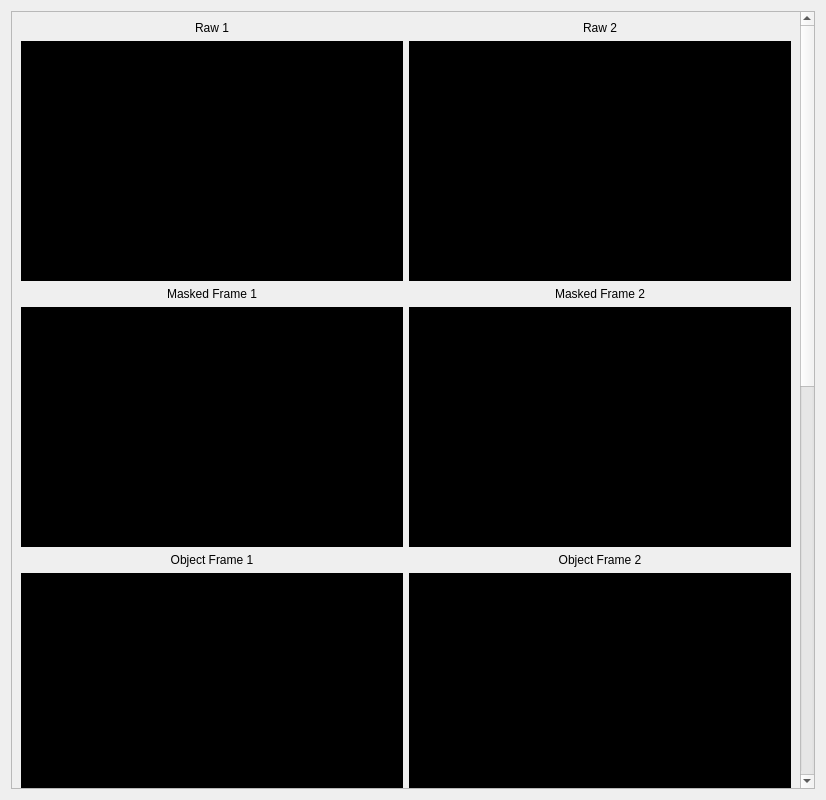
<?xml version="1.0" encoding="UTF-8"?>
<ui version="4.0">
 <class>CameraViewDialog</class>
 <widget class="QDialog" name="CameraViewDialog">
  <property name="geometry">
   <rect>
    <x>0</x>
    <y>0</y>
    <width>826</width>
    <height>800</height>
   </rect>
  </property>
  <property name="sizePolicy">
   <sizepolicy hsizetype="Preferred" vsizetype="Preferred">
    <horstretch>0</horstretch>
    <verstretch>0</verstretch>
   </sizepolicy>
  </property>
  <property name="windowTitle">
   <string>Dialog</string>
  </property>
  <layout class="QVBoxLayout" name="verticalLayout_5">
   <item>
    <widget class="QScrollArea" name="scrollArea">
     <property name="widgetResizable">
      <bool>true</bool>
     </property>
     <widget class="QWidget" name="scrollAreaWidgetContents">
      <property name="geometry">
       <rect>
        <x>0</x>
        <y>0</y>
        <width>794</width>
        <height>1658</height>
       </rect>
      </property>
      <layout class="QVBoxLayout" name="verticalLayout_3">
       <item>
        <layout class="QHBoxLayout" name="horizontalLayout">
         <item>
          <layout class="QVBoxLayout" name="verticalLayout">
           <item>
            <widget class="QLabel" name="label_7">
             <property name="sizePolicy">
              <sizepolicy hsizetype="Expanding" vsizetype="Fixed">
               <horstretch>0</horstretch>
               <verstretch>0</verstretch>
              </sizepolicy>
             </property>
             <property name="text">
              <string>Raw 1</string>
             </property>
             <property name="alignment">
              <set>Qt::AlignCenter</set>
             </property>
            </widget>
           </item>
           <item>
            <widget class="QLabel" name="raw_1">
             <property name="sizePolicy">
              <sizepolicy hsizetype="Preferred" vsizetype="Preferred">
               <horstretch>0</horstretch>
               <verstretch>0</verstretch>
              </sizepolicy>
             </property>
             <property name="minimumSize">
              <size>
               <width>320</width>
               <height>240</height>
              </size>
             </property>
             <property name="styleSheet">
              <string notr="true">Background-color: #000;</string>
             </property>
             <property name="text">
              <string/>
             </property>
            </widget>
           </item>
          </layout>
         </item>
         <item>
          <layout class="QVBoxLayout" name="verticalLayout_2">
           <item>
            <widget class="QLabel" name="label_8">
             <property name="sizePolicy">
              <sizepolicy hsizetype="Expanding" vsizetype="Fixed">
               <horstretch>0</horstretch>
               <verstretch>0</verstretch>
              </sizepolicy>
             </property>
             <property name="text">
              <string>Raw 2</string>
             </property>
             <property name="alignment">
              <set>Qt::AlignCenter</set>
             </property>
            </widget>
           </item>
           <item>
            <widget class="QLabel" name="raw_2">
             <property name="sizePolicy">
              <sizepolicy hsizetype="Preferred" vsizetype="Preferred">
               <horstretch>0</horstretch>
               <verstretch>0</verstretch>
              </sizepolicy>
             </property>
             <property name="minimumSize">
              <size>
               <width>320</width>
               <height>240</height>
              </size>
             </property>
             <property name="styleSheet">
              <string notr="true">Background-color: #000;</string>
             </property>
             <property name="text">
              <string/>
             </property>
            </widget>
           </item>
          </layout>
         </item>
        </layout>
       </item>
       <item>
        <layout class="QHBoxLayout" name="horizontalLayout_2">
         <item>
          <layout class="QVBoxLayout" name="verticalLayout_4">
           <item>
            <widget class="QLabel" name="label_10">
             <property name="sizePolicy">
              <sizepolicy hsizetype="Expanding" vsizetype="Fixed">
               <horstretch>0</horstretch>
               <verstretch>0</verstretch>
              </sizepolicy>
             </property>
             <property name="text">
              <string>Masked Frame 1</string>
             </property>
             <property name="alignment">
              <set>Qt::AlignCenter</set>
             </property>
            </widget>
           </item>
           <item>
            <widget class="QLabel" name="masked_1">
             <property name="sizePolicy">
              <sizepolicy hsizetype="Preferred" vsizetype="Preferred">
               <horstretch>0</horstretch>
               <verstretch>0</verstretch>
              </sizepolicy>
             </property>
             <property name="minimumSize">
              <size>
               <width>320</width>
               <height>240</height>
              </size>
             </property>
             <property name="styleSheet">
              <string notr="true">Background-color: #000;</string>
             </property>
             <property name="text">
              <string/>
             </property>
            </widget>
           </item>
          </layout>
         </item>
         <item>
          <layout class="QVBoxLayout" name="verticalLayout_6">
           <item>
            <widget class="QLabel" name="label_11">
             <property name="sizePolicy">
              <sizepolicy hsizetype="Expanding" vsizetype="Fixed">
               <horstretch>0</horstretch>
               <verstretch>0</verstretch>
              </sizepolicy>
             </property>
             <property name="text">
              <string>Masked Frame 2</string>
             </property>
             <property name="alignment">
              <set>Qt::AlignCenter</set>
             </property>
            </widget>
           </item>
           <item>
            <widget class="QLabel" name="masked_2">
             <property name="minimumSize">
              <size>
               <width>320</width>
               <height>240</height>
              </size>
             </property>
             <property name="styleSheet">
              <string notr="true">Background-color: #000;</string>
             </property>
             <property name="text">
              <string/>
             </property>
            </widget>
           </item>
          </layout>
         </item>
        </layout>
       </item>
       <item>
        <layout class="QHBoxLayout" name="horizontalLayout_4">
         <item>
          <layout class="QVBoxLayout" name="verticalLayout_8">
           <item>
            <layout class="QVBoxLayout" name="verticalLayout_13">
             <item>
              <widget class="QLabel" name="label_19">
               <property name="sizePolicy">
                <sizepolicy hsizetype="Expanding" vsizetype="Fixed">
                 <horstretch>0</horstretch>
                 <verstretch>0</verstretch>
                </sizepolicy>
               </property>
               <property name="text">
                <string>Object Frame 1</string>
               </property>
               <property name="alignment">
                <set>Qt::AlignCenter</set>
               </property>
              </widget>
             </item>
             <item>
              <widget class="QLabel" name="object_1">
               <property name="minimumSize">
                <size>
                 <width>320</width>
                 <height>240</height>
                </size>
               </property>
               <property name="styleSheet">
                <string notr="true">Background-color: #000;</string>
               </property>
               <property name="text">
                <string/>
               </property>
              </widget>
             </item>
            </layout>
           </item>
          </layout>
         </item>
         <item>
          <layout class="QVBoxLayout" name="verticalLayout_14">
           <item>
            <widget class="QLabel" name="label_21">
             <property name="sizePolicy">
              <sizepolicy hsizetype="Expanding" vsizetype="Fixed">
               <horstretch>0</horstretch>
               <verstretch>0</verstretch>
              </sizepolicy>
             </property>
             <property name="text">
              <string>Object Frame 2</string>
             </property>
             <property name="alignment">
              <set>Qt::AlignCenter</set>
             </property>
            </widget>
           </item>
           <item>
            <widget class="QLabel" name="object_2">
             <property name="minimumSize">
              <size>
               <width>320</width>
               <height>240</height>
              </size>
             </property>
             <property name="styleSheet">
              <string notr="true">Background-color: #000;</string>
             </property>
             <property name="text">
              <string/>
             </property>
            </widget>
           </item>
          </layout>
         </item>
        </layout>
       </item>
       <item>
        <layout class="QHBoxLayout" name="horizontalLayout_5">
         <item>
          <layout class="QVBoxLayout" name="verticalLayout_9">
           <item>
            <layout class="QVBoxLayout" name="verticalLayout_16">
             <item>
              <widget class="QLabel" name="label_25">
               <property name="sizePolicy">
                <sizepolicy hsizetype="Expanding" vsizetype="Fixed">
                 <horstretch>0</horstretch>
                 <verstretch>0</verstretch>
                </sizepolicy>
               </property>
               <property name="text">
                <string>Opened Frame 1</string>
               </property>
               <property name="alignment">
                <set>Qt::AlignCenter</set>
               </property>
              </widget>
             </item>
             <item>
              <widget class="QLabel" name="opened_1">
               <property name="minimumSize">
                <size>
                 <width>320</width>
                 <height>240</height>
                </size>
               </property>
               <property name="styleSheet">
                <string notr="true">Background-color: #000;</string>
               </property>
               <property name="text">
                <string/>
               </property>
              </widget>
             </item>
            </layout>
           </item>
          </layout>
         </item>
         <item>
          <layout class="QVBoxLayout" name="verticalLayout_17">
           <item>
            <widget class="QLabel" name="label_27">
             <property name="sizePolicy">
              <sizepolicy hsizetype="Expanding" vsizetype="Fixed">
               <horstretch>0</horstretch>
               <verstretch>0</verstretch>
              </sizepolicy>
             </property>
             <property name="text">
              <string>Opened Frame 2</string>
             </property>
             <property name="alignment">
              <set>Qt::AlignCenter</set>
             </property>
            </widget>
           </item>
           <item>
            <widget class="QLabel" name="opened_2">
             <property name="minimumSize">
              <size>
               <width>320</width>
               <height>240</height>
              </size>
             </property>
             <property name="styleSheet">
              <string notr="true">Background-color: #000;</string>
             </property>
             <property name="text">
              <string/>
             </property>
            </widget>
           </item>
          </layout>
         </item>
        </layout>
       </item>
       <item>
        <layout class="QHBoxLayout" name="horizontalLayout_6">
         <item>
          <layout class="QVBoxLayout" name="verticalLayout_10">
           <item>
            <layout class="QVBoxLayout" name="verticalLayout_19">
             <item>
              <widget class="QLabel" name="label_31">
               <property name="sizePolicy">
                <sizepolicy hsizetype="Expanding" vsizetype="Fixed">
                 <horstretch>0</horstretch>
                 <verstretch>0</verstretch>
                </sizepolicy>
               </property>
               <property name="text">
                <string>Blurred Frame 1</string>
               </property>
               <property name="alignment">
                <set>Qt::AlignCenter</set>
               </property>
              </widget>
             </item>
             <item>
              <widget class="QLabel" name="blured_1">
               <property name="minimumSize">
                <size>
                 <width>320</width>
                 <height>240</height>
                </size>
               </property>
               <property name="styleSheet">
                <string notr="true">Background-color: #000;</string>
               </property>
               <property name="text">
                <string/>
               </property>
              </widget>
             </item>
            </layout>
           </item>
          </layout>
         </item>
         <item>
          <layout class="QVBoxLayout" name="verticalLayout_20">
           <item>
            <widget class="QLabel" name="label_33">
             <property name="sizePolicy">
              <sizepolicy hsizetype="Expanding" vsizetype="Fixed">
               <horstretch>0</horstretch>
               <verstretch>0</verstretch>
              </sizepolicy>
             </property>
             <property name="text">
              <string>Blurred Frame 2</string>
             </property>
             <property name="alignment">
              <set>Qt::AlignCenter</set>
             </property>
            </widget>
           </item>
           <item>
            <widget class="QLabel" name="blured_2">
             <property name="minimumSize">
              <size>
               <width>320</width>
               <height>240</height>
              </size>
             </property>
             <property name="styleSheet">
              <string notr="true">Background-color: #000;</string>
             </property>
             <property name="text">
              <string/>
             </property>
            </widget>
           </item>
          </layout>
         </item>
        </layout>
       </item>
       <item>
        <layout class="QHBoxLayout" name="horizontalLayout_7">
         <item>
          <layout class="QVBoxLayout" name="verticalLayout_12">
           <item>
            <layout class="QVBoxLayout" name="verticalLayout_22">
             <item>
              <widget class="QLabel" name="label_37">
               <property name="sizePolicy">
                <sizepolicy hsizetype="Expanding" vsizetype="Fixed">
                 <horstretch>0</horstretch>
                 <verstretch>0</verstretch>
                </sizepolicy>
               </property>
               <property name="text">
                <string>Keypoints 1</string>
               </property>
               <property name="alignment">
                <set>Qt::AlignCenter</set>
               </property>
              </widget>
             </item>
             <item>
              <widget class="QLabel" name="keypoint_1">
               <property name="minimumSize">
                <size>
                 <width>320</width>
                 <height>240</height>
                </size>
               </property>
               <property name="styleSheet">
                <string notr="true">Background-color: #000;</string>
               </property>
               <property name="text">
                <string/>
               </property>
              </widget>
             </item>
            </layout>
           </item>
          </layout>
         </item>
         <item>
          <layout class="QVBoxLayout" name="verticalLayout_23">
           <item>
            <widget class="QLabel" name="label_39">
             <property name="sizePolicy">
              <sizepolicy hsizetype="Expanding" vsizetype="Fixed">
               <horstretch>0</horstretch>
               <verstretch>0</verstretch>
              </sizepolicy>
             </property>
             <property name="text">
              <string>Keypoints 2</string>
             </property>
             <property name="alignment">
              <set>Qt::AlignCenter</set>
             </property>
            </widget>
           </item>
           <item>
            <widget class="QLabel" name="keypoint_2">
             <property name="minimumSize">
              <size>
               <width>320</width>
               <height>240</height>
              </size>
             </property>
             <property name="styleSheet">
              <string notr="true">Background-color: #000;</string>
             </property>
             <property name="text">
              <string/>
             </property>
            </widget>
           </item>
          </layout>
         </item>
        </layout>
       </item>
      </layout>
     </widget>
    </widget>
   </item>
  </layout>
 </widget>
 <resources/>
 <connections/>
</ui>
